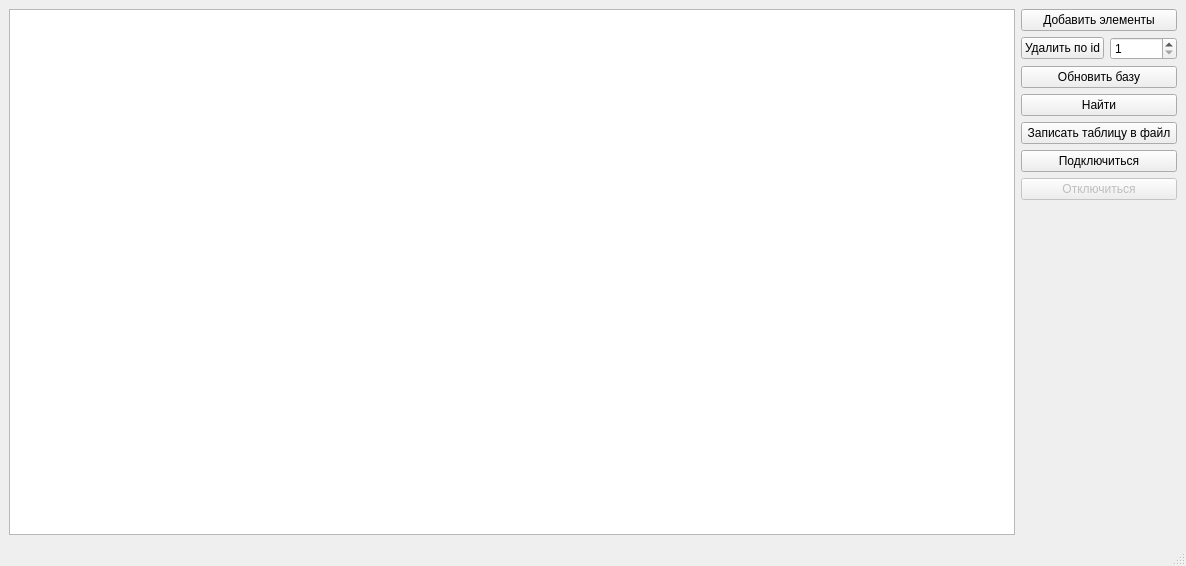
<?xml version="1.0" encoding="UTF-8"?>
<ui version="4.0">
 <class>MainWindow</class>
 <widget class="QMainWindow" name="MainWindow">
  <property name="geometry">
   <rect>
    <x>0</x>
    <y>0</y>
    <width>1186</width>
    <height>566</height>
   </rect>
  </property>
  <property name="windowTitle">
   <string>DataBase UI</string>
  </property>
  <widget class="QWidget" name="centralwidget">
   <layout class="QGridLayout" name="gridLayout_2">
    <item row="0" column="0">
     <layout class="QGridLayout" name="gridLayout">
      <property name="sizeConstraint">
       <enum>QLayout::SetMinimumSize</enum>
      </property>
      <item row="2" column="2">
       <widget class="QSpinBox" name="idSelector">
        <property name="minimum">
         <number>1</number>
        </property>
        <property name="maximum">
         <number>1999999999</number>
        </property>
       </widget>
      </item>
      <item row="1" column="0" rowspan="8">
       <widget class="QTableView" name="tableView"/>
      </item>
      <item row="3" column="1" colspan="2">
       <widget class="QPushButton" name="reselectButton">
        <property name="text">
         <string>Обновить базу</string>
        </property>
       </widget>
      </item>
      <item row="4" column="1" colspan="2">
       <widget class="QPushButton" name="findButton">
        <property name="text">
         <string>Найти</string>
        </property>
       </widget>
      </item>
      <item row="6" column="1" colspan="2">
       <widget class="QPushButton" name="openDatabase">
        <property name="text">
         <string>Подключиться</string>
        </property>
       </widget>
      </item>
      <item row="1" column="1" colspan="2">
       <widget class="QPushButton" name="addElement">
        <property name="font">
         <font>
          <family>MS Shell Dlg 2</family>
         </font>
        </property>
        <property name="text">
         <string>Добавить элементы</string>
        </property>
       </widget>
      </item>
      <item row="2" column="1">
       <widget class="QPushButton" name="deleteButton">
        <property name="text">
         <string>Удалить по id</string>
        </property>
       </widget>
      </item>
      <item row="7" column="1" colspan="2">
       <widget class="QPushButton" name="closeDatabase">
        <property name="enabled">
         <bool>false</bool>
        </property>
        <property name="text">
         <string>Отключиться</string>
        </property>
       </widget>
      </item>
      <item row="5" column="1" colspan="2">
       <widget class="QPushButton" name="writeToFileBtn">
        <property name="text">
         <string>Записать таблицу в файл</string>
        </property>
       </widget>
      </item>
     </layout>
    </item>
   </layout>
  </widget>
  <widget class="QStatusBar" name="statusbar"/>
  <action name="action">
   <property name="text">
    <string>Добавить элемент</string>
   </property>
  </action>
 </widget>
 <resources/>
 <connections/>
</ui>
